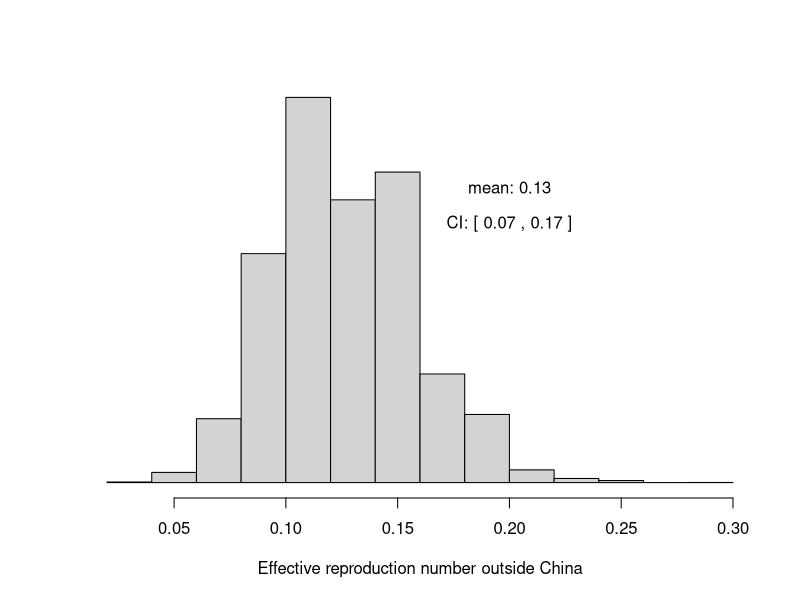
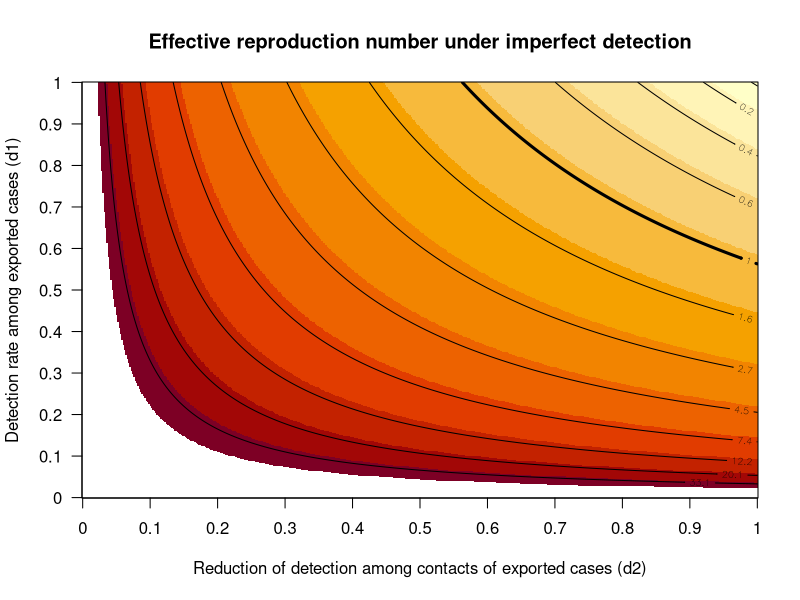
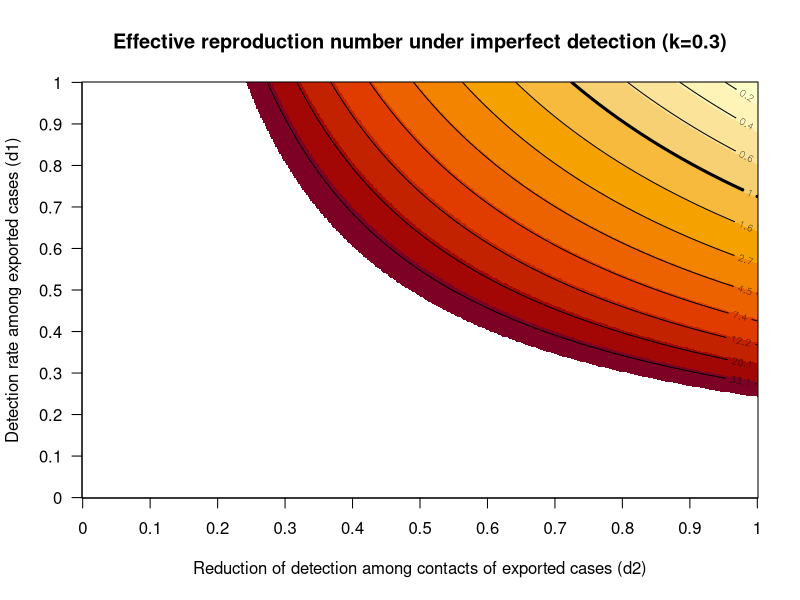
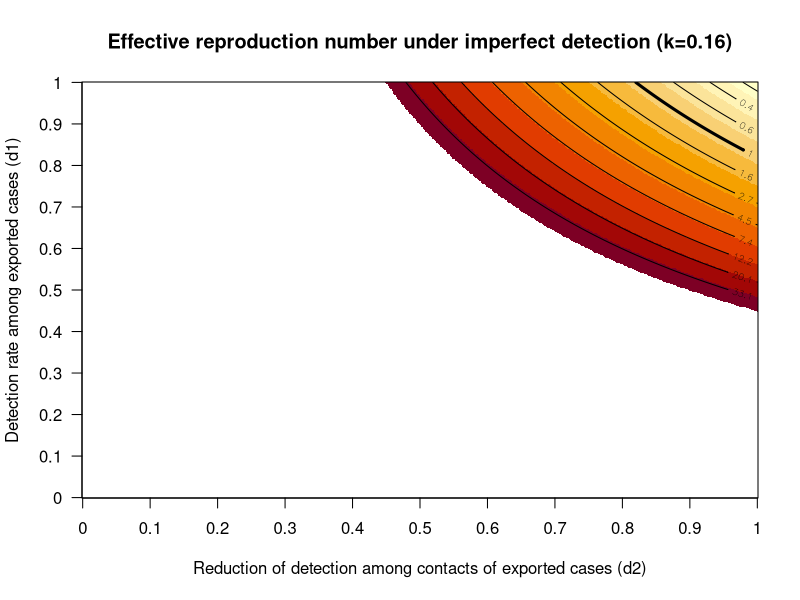

Write R code to recreate these figures, in order.
## ---- chunk 1
knitr::opts_chunk$set(echo = FALSE, cache=TRUE)
## ---- chunk 2
obs <- c(rep(1,151),rep(0,19))

Reff <- c()
for(i in 1:9999){
  s <-sample(obs,replace=TRUE)
  Reff[i] <- length(s)/sum(s)-1
}

hist(Reff, xlab='Effective reproduction number outside China', main='', ylab='', axes=FALSE)
text(0.2, 2000, paste('mean:', round(mean(Reff),2)))
text(0.2, 1750, paste('CI: [', round( quantile(Reff, 0.025),2),',',round(quantile(Reff, 0.925),2),']'))
axis(1)
## ---- chunk 3
g <- function(Reff, d1=1, d2=1){
  X <- 170
  Y <- 151
  U1 <- X*(1-d1)/d1 
  U2 <- Y*(1-d1*d2)
  U3 <- U1*(1/(Reff+1))
  g <- (X+U1)/(Y-U2+U3) - 1 - Reff
  return(g)
}
## ---- chunk 4
print(solution <- uniroot(g, c(0.0001,500), d1=1, d2=1))
## ---- chunk 5
get.root <- function(d1, d2){
  out <- tryCatch(uniroot(g, c(0.0001,50), d1, d2)$root, error=function(x) 0)
  return(out)
}

d1 <- seq(0.0, 1, length=500)
d2 <- seq(0.0, 1, length=500)

R <- array(dim=c(length(d2), length(d1)))
for(i in 1:length(d1)){
  for(j in 1:length(d2)){
    R[j,i] <- get.root(d1[i],d2[j])
  }
}
## ---- chunk 6
image(log(R), ylab='Detection rate among exported cases (d1)',
      xlab='Reduction of detection among contacts of exported cases (d2)',
      main='Effective reproduction number under imperfect detection',
      axes=FALSE)
axis(2, at=seq(0,1, length=11), labels=seq(0.0, 1, length=11), las=2)
axis(1, at=seq(0,1, length=11), labels=seq(0.0, 1, length=11), las=1)
box()
lev <- c(-2.5, -2, -1.5, -1, -0.5, 0.5, 1, 1.5, 2, 2.5, 3, 3.5)
contour(log(R), levels=lev, labels=round(exp(lev),1), add = TRUE, drawlabels = TRUE)
contour(log(R), levels=0, labels = 1, add = TRUE, drawlabels = TRUE, lwd=3)
## ---- chunk 7
g.nb <- function(Reff, d1=1, d2=1, k=0.3){
  X <- 170
  Y <- 151
  U1 <- X*(1-d1)/d1 
  U2 <- Y*(1-d1*d2)
  U3 <- U1*(1/((Reff/k+1)^k))
  g <- k*((X+U1)/(Y-U2+U3))^(1/k) - k - Reff
  return(g)
}
## ---- chunk 8
get.root.nb <- function(d1, d2, k=1){
  out <- tryCatch(uniroot(g.nb, c(0.0001,50), d1, d2, k)$root, error=function(x) 0)
  return(out)
}
## ---- chunk 9
d1 <- seq(0.0, 1, length=500)
d2 <- seq(0.0, 1, length=500)

R <- array(dim=c(length(d2), length(d1)))
for(i in 1:length(d1)){
  for(j in 1:length(d2)){
    R[j,i] <- get.root.nb(d1[i],d2[j],k=0.3)
  }
}

image(log(R), ylab='Detection rate among exported cases (d1)',
      xlab='Reduction of detection among contacts of exported cases (d2)',
      main='Effective reproduction number under imperfect detection (k=0.3)',
      axes=FALSE)
axis(2, at=seq(0,1, length=11), labels=seq(0.0, 1, length=11), las=2)
axis(1, at=seq(0,1, length=11), labels=seq(0.0, 1, length=11), las=1)
box()
lev <- c(-2.5, -2, -1.5, -1, -0.5, 0.5, 1, 1.5, 2, 2.5, 3, 3.5)
contour(log(R), levels=lev, labels=round(exp(lev),1), add = TRUE, drawlabels = TRUE)
contour(log(R), levels=0, labels = 1, add = TRUE, drawlabels = TRUE, lwd=3)
## ---- chunk 10
d1 <- seq(0.0, 1, length=500)
d2 <- seq(0.0, 1, length=500)

R <- array(dim=c(length(d2), length(d1)))
for(i in 1:length(d1)){
  for(j in 1:length(d2)){
    R[j,i] <- get.root.nb(d1[i],d2[j],k=0.16)
  }
}

image(log(R), ylab='Detection rate among exported cases (d1)',
      xlab='Reduction of detection among contacts of exported cases (d2)',
      main='Effective reproduction number under imperfect detection (k=0.16)',
      axes=FALSE)
axis(2, at=seq(0,1, length=11), labels=seq(0.0, 1, length=11), las=2)
axis(1, at=seq(0,1, length=11), labels=seq(0.0, 1, length=11), las=1)
box()
lev <- c(-2.5, -2, -1.5, -1, -0.5, 0.5, 1, 1.5, 2, 2.5, 3, 3.5)
contour(log(R), levels=lev, labels=round(exp(lev),1), add = TRUE, drawlabels = TRUE)
contour(log(R), levels=0, labels = 1, add = TRUE, drawlabels = TRUE, lwd=3)
